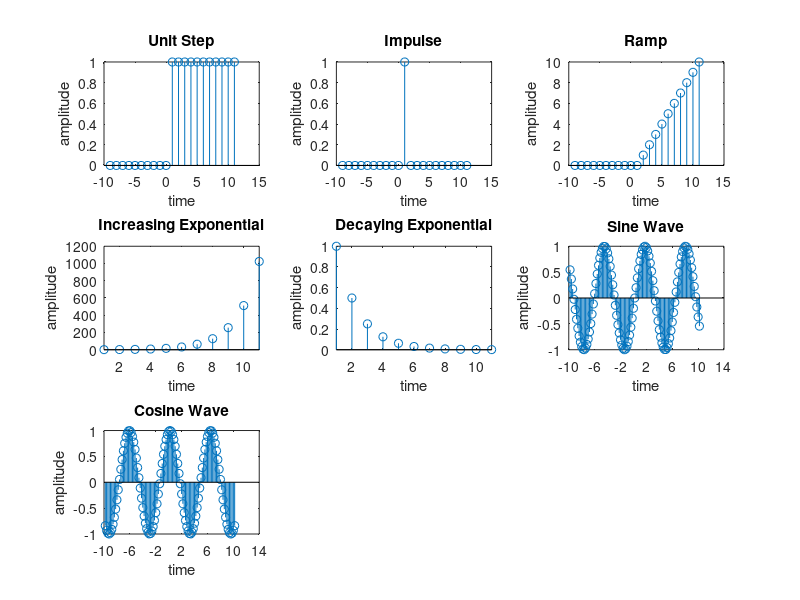

This chart was generated by the following MATLAB code:
%1) Unit Step
subplot(3, 3, 1)
a = zeros(1, 21);
for i = -10 : 1 : 10
    if i >= 0
        a(1, 10 + 1 + i) = 1;
    else
        a(1, 10 + 1 + i) = 0;
    end
end
stem(a)
xlabel('time')
ylabel('amplitude')
xt = get(gca, 'XTick');
set(gca, 'XTick', xt, 'XTickLabel', xt - 10)
title('Unit Step')

%2) Impulse
subplot(3, 3, 2)
b = zeros(1, 21);
for i = -10 : 1 : 10
    if i == 1
        b(1, 10 + i) = 1;
    else
        b(1, 10 + 1 + i) = 0;
    end
end
stem(b)
xlabel('time')
ylabel('amplitude')
xt = get(gca, 'XTick');
set(gca, 'XTick', xt, 'XTickLabel', xt - 10)
title('Impulse')

%3) Ramp
subplot(3,3,3)
c = zeros(1, 21);
for i = -10 : 1 : 10
    if i >= 0
        c(1, 10 + 1 + i) = i;
    else
        c(1, 10 + 1 + i) = 0;
    end
end
stem(c)
xlabel('time')
ylabel('amplitude')
xt = get(gca, 'XTick');
set(gca, 'XTick', xt, 'XTickLabel', xt - 10)
title('Ramp')

%4) Increasing Exponential
subplot(3,3,4)
a = 2;
d = zeros(1, 11);
d(1, 1) = a .^ 0;
for i = 2 : 11
    d(1, i) = a .^ (i - 1);
end
stem(d)
% Shift the origin of the x-axis
xlim([1, 11]);
xlabel('time')
ylabel('amplitude')
title('Increasing Exponential')

%5) Decaying Exponential
subplot(3,3,5)
a = 0.5;
e = zeros(1, 11);
e(1, 1) = a .^ 0;
for i = 2 : 11
    e(1, i) = a .^ (i - 1);
end
stem(e)
% Shift the origin of the x-axis
xlim([1, 11]);
xlabel('time')
ylabel('amplitude')
title('Decaying Exponential')

%6) Sine wave
subplot(3,3,6)
f = zeros(1, 101); % Initialize array with 101 elements
for i = -10 : 0.2 : 10 % Loop from -10 to 10 with a step size of 0.2
    f(1, round(i*5 + 51)) = sin(i); % Multiply i by 5 and add 51 to get the index from 1 to 101
end
stem(f)
xlabel('time')
ylabel('amplitude')
title('Sine Wave')
xt = get(gca, 'XTick'); % Get the current x-axis tick values
set(gca, 'XTick', xt, 'XTickLabel', round((xt - 51)/5)) % Set the x-axis tick labels to the original time values

%7) Cosine wave
subplot(3,3,7)
f = zeros(1, 101); % Initialize array with 101 elements
for i = -10 : 0.2 : 10 % Loop from -10 to 10 with a step size of 0.2
    f(1, round(i*5 + 51)) = cos(i); % Multiply i by 5 and add 51 to get the index from 1 to 101
end
stem(f)
xlabel('time')
ylabel('amplitude')
title('Cosine Wave')
xt = get(gca, 'XTick'); % Get the current x-axis tick values
set(gca, 'XTick', xt, 'XTickLabel', round((xt - 51)/5)) % Set the x-axis tick labels to the original time values
